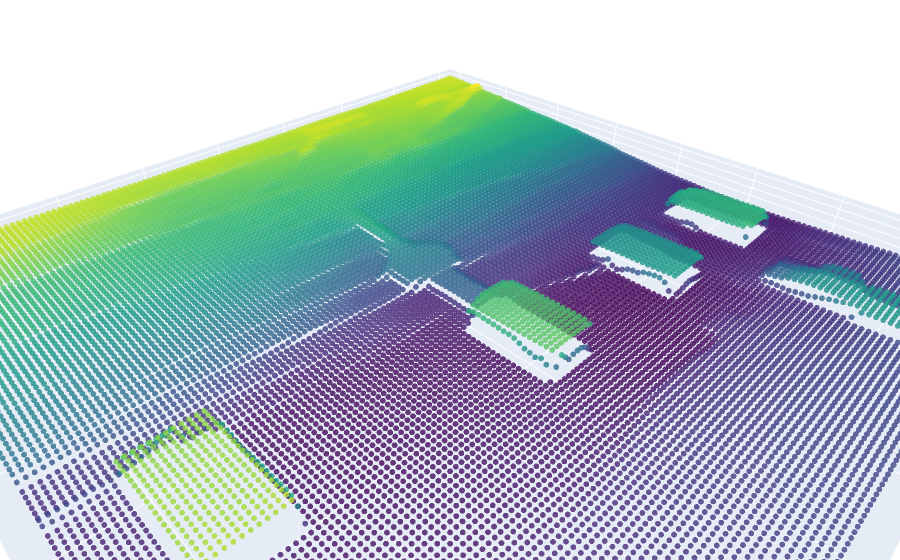

Notebook source saved alongside this figure:
### Markdown cell above
# Usage:

### Code cell
# For Image
depth_estimation_image("data_set/my_dataset/photos/toronto_skyline.jpeg")

### Figure 1 — Plotly figure (JSON) as saved in the notebook; plotly's stock layout.template omitted (floating-point values rounded to 4 significant figures; data arrays with more than 128 entries replaced by an {"elided": "..."} marker saying what was removed)
{"data": [{"marker": {"color": {"elided": "16384 float values"}, "colorscale": [[0, "#440154"], [0.1111, "#482878"], [0.2222, "#3e4989"], [0.3333, "#31688e"], [0.4444, "#26828e"], [0.5556, "#1f9e89"], [0.6667, "#35b779"], [0.7778, "#6ece58"], [0.8889, "#b5de2b"], [1, "#fde725"]], "opacity": 0.8, "size": 2}, "mode": "markers", "type": "scatter3d", "x": {"elided": "16384 int values"}, "y": {"elided": "16384 int values"}, "z": {"elided": "16384 float values"}}], "layout": {"margin": {"b": 0, "l": 0, "r": 0, "t": 0}, "scene": {"aspectmode": "data", "xaxis": {"title": {"text": "X Axis"}}, "yaxis": {"title": {"text": "Y Axis"}}, "zaxis": {"title": {"text": "Depth"}}}}}
